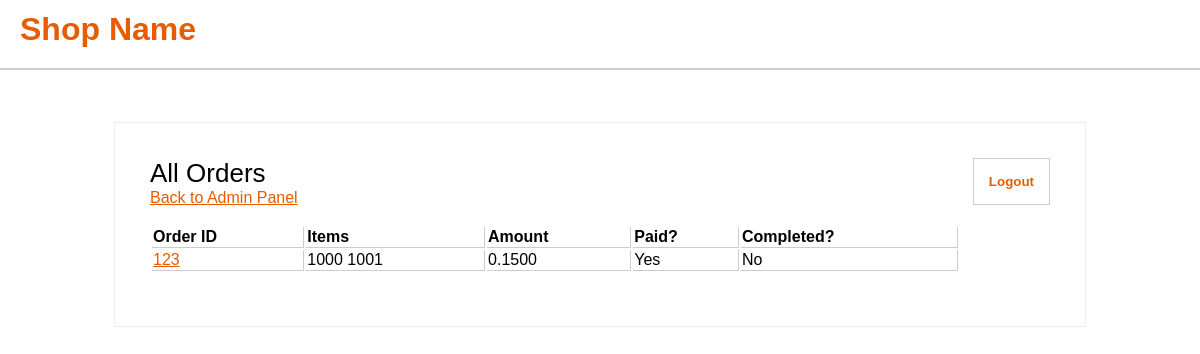
The page /orders.php (signed in) on the database its author committed.
### tables this page shows
CREATE TABLE IF NOT EXISTS `orders` (
  `orderid` varchar(50) NOT NULL,
  `time` int(100) NOT NULL,
  `name` varchar(50) NOT NULL,
  `address` varchar(100) NOT NULL,
  `address2` varchar(100) NOT NULL,
  `city` varchar(50) NOT NULL,
  `state` varchar(30) NOT NULL,
  `zip` varchar(15) NOT NULL,
  `country` varchar(50) NOT NULL,
  `email` varchar(100) NOT NULL,
  `cost` decimal(7,4) NOT NULL,
  `recd` int(11) NOT NULL,
  `payto` varchar(100) NOT NULL,
  `items` varchar(300) NOT NULL,
  `paid` int(1) NOT NULL,
  `complete` int(1) NOT NULL,
  PRIMARY KEY (`orderid`)
);

### config.php (called while the page is built, shortened)
<?php
$storeName = "Shop Name";
?>

### orders.php (the view, shortened to what this page needs)
<?php
require_once('config.php');
?>
<!DOCTYPE html>
<html>
<head>
<link rel="stylesheet" type="text/css" href="style.css">
</head>
<body>
<h1><?php echo $storeName; ?></h1>
<div id="viewCart">
<form method="post"><input type="submit" id="logout" name="logout" value="Logout"></form>
  <span id="viewTitle">All Orders</span><a href="admin.php">Back to Admin Panel</a><br><br>
     <table class="productTable">
	 <tr>
	    <td class="tableHeader">Order ID</td>
		<td class="tableHeader">Items</td>
		<td class="tableHeader">Amount</td>
		<td class="tableHeader">Paid?</td>
		<td class="tableHeader">Completed?</td>
	 </tr>
	 <?php
	 $queryOrders = "SELECT * FROM orders ORDER BY time DESC";
	 $doOrders = mysqli_query($conn, $queryOrders) or die(mysqli_error($conn));
	 while($loopOrders = mysqli_fetch_assoc($doOrders))
	 {
	 echo "<tr>";
	 echo "<td><a href='order.php?id=".$loopOrders['orderid']."'>".$loopOrders['orderid']."</a></td>";
	 echo "<td>".$loopOrders['items']."</td>";
	 echo "<td>".$loopOrders['cost']."</td>";
	 if($loopOrders['paid'] == 1){ $loopPaid = "Yes"; } else { $loopPaid = "No"; }
	 echo "<td>".$loopPaid."</td>";
	 if($loopOrders['complete'] == 1){ $loopComplete = "Yes"; } else { $loopComplete = "No"; }
	 echo "<td>".$loopComplete."</td>";
	 echo "</tr>";
	 }
	 ?>
	 </table><br>
</div>
<br>
</body>
</html>

### style.css (style rules this page uses)
html, body { margin: 0; padding: 0; font-family: "Calibri", Arial, sans-serif; }
a { color: #e65c00; }
h1 { font-family: "Calibri", Arial, sans-serif; background-color: #fff; color: #e65c00; padding: 20px; border-bottom: 2px solid #ccc; position: relative; top: -30px; }
#viewCart { position: relative; margin-left: auto; margin-right: auto; border: 1px solid #eee; padding: 35px; width: 75%; }
#viewTitle { font-size: 26px; color: #000; display: block; }
.tableHeader { font-weight: bold; }
.productTable { width: 90%; }
.productTable td { max-width: 30%; border-bottom: 1px solid #ccc; border-right: 1px solid #ccc; }
#logout { position: relative; float: right; padding: 15px; background-color: #fff; border: 1px solid #ccc; color: #e65c00; font-weight: bold; }

### rows shown on the page
orders: orderid "123", items "1000 1001", cost "0.1500", paid "Yes", complete "No"

### other values the page prints
$storeName "Shop Name"
